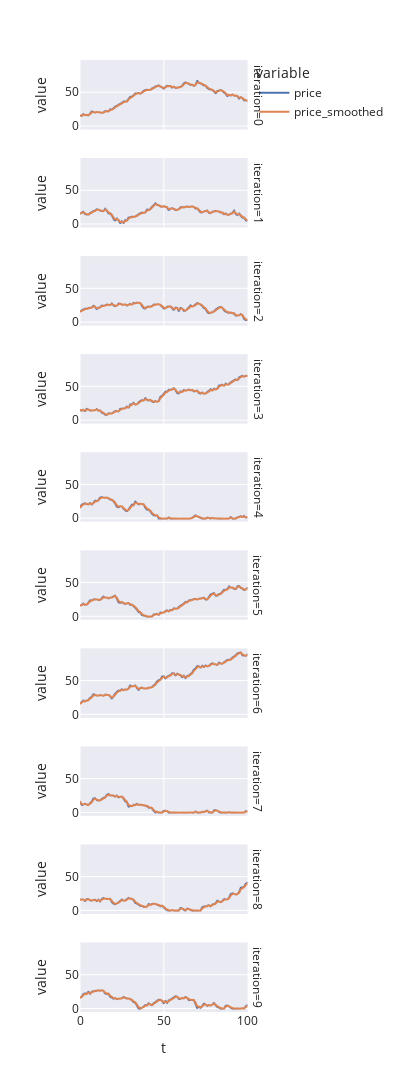

This figure's notebook cell:
### Code cell
px.line(
    data_frame=state_histories,
    x="t",
    y=["price", "price_smoothed"],
    facet_row="iteration",
    height=1200,
    width=400,
)
# px.line(data_frame=state_histories, x="t", y="price", facet_row="iteration", height=1200)
